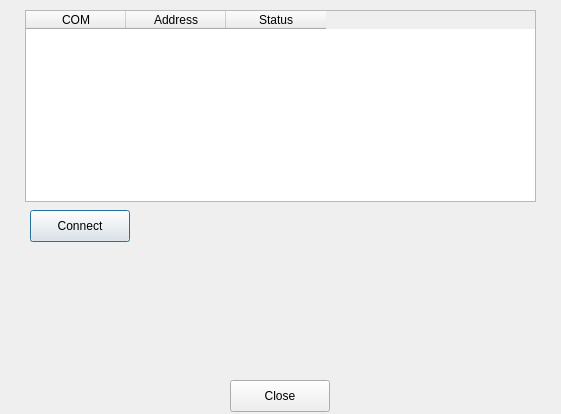
<?xml version="1.0" encoding="UTF-8"?>
<ui version="4.0">
 <class>DialogConnect</class>
 <widget class="QDialog" name="DialogConnect">
  <property name="geometry">
   <rect>
    <x>0</x>
    <y>0</y>
    <width>561</width>
    <height>414</height>
   </rect>
  </property>
  <property name="windowTitle">
   <string>Connect Window</string>
  </property>
  <widget class="QPushButton" name="closeButton">
   <property name="geometry">
    <rect>
     <x>230</x>
     <y>380</y>
     <width>100</width>
     <height>32</height>
    </rect>
   </property>
   <property name="cursor">
    <cursorShape>PointingHandCursor</cursorShape>
   </property>
   <property name="text">
    <string>Close</string>
   </property>
   <property name="autoDefault">
    <bool>false</bool>
   </property>
  </widget>
  <widget class="QPushButton" name="connectButton">
   <property name="geometry">
    <rect>
     <x>30</x>
     <y>210</y>
     <width>100</width>
     <height>32</height>
    </rect>
   </property>
   <property name="cursor">
    <cursorShape>PointingHandCursor</cursorShape>
   </property>
   <property name="text">
    <string>Connect</string>
   </property>
  </widget>
  <widget class="QTableWidget" name="tableWidget">
   <property name="geometry">
    <rect>
     <x>25</x>
     <y>10</y>
     <width>511</width>
     <height>192</height>
    </rect>
   </property>
   <column>
    <property name="text">
     <string>COM</string>
    </property>
   </column>
   <column>
    <property name="text">
     <string>Address</string>
    </property>
   </column>
   <column>
    <property name="text">
     <string>Status</string>
    </property>
   </column>
  </widget>
 </widget>
 <resources/>
 <connections/>
</ui>
